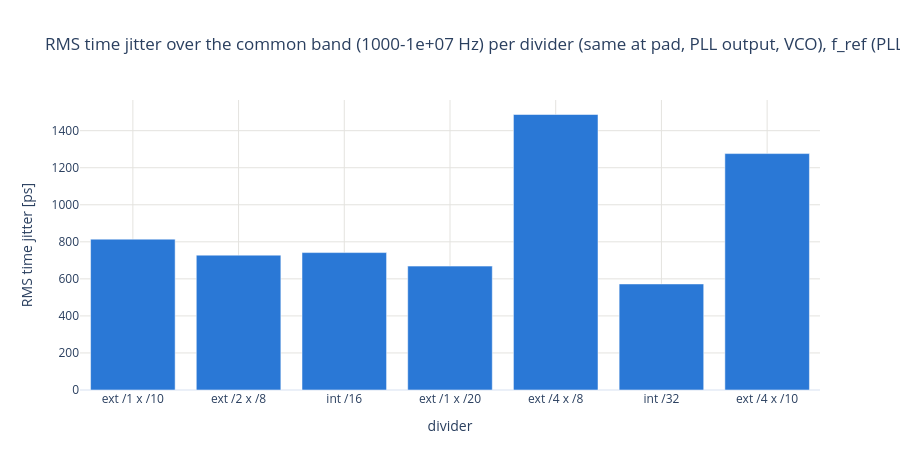

This figure's notebook cell:
### Code cell
# RMS jitter over the common band per divider (full curve): should be the same for every divider.
band = ok["common_band"].iloc[0] if len(ok) else ""
fig = go.Figure()
fig.add_bar(x=ok["divider"], y=ok["time_jitter_trace_common_ps"], name="full curve", marker_color="#2a78d6",
            customdata=np.c_[ok["total_div"], ok["f_out"] / 1e6, ok["carrier_dbm"]],
            hovertemplate=("full curve: %{y:.1f} ps<br>%{x} (/%{customdata[0]:.0f}, %{customdata[1]:g} MHz, "
                           "carrier %{customdata[2]:.1f} dBm)<extra></extra>"))
fig.update_layout(title=f"RMS time jitter over the common band ({band} Hz) per divider (same at pad, PLL output, VCO), {REF_TXT}", template="plotly_white",
                  height=470, legend=dict(orientation="h", y=-0.3))
fig.update_xaxes(title="divider", categoryorder="array", categoryarray=list(ok["divider"]), gridcolor=GRID)
fig.update_yaxes(title="RMS time jitter [ps]", gridcolor=GRID, rangemode="tozero")
save(fig, "jitter_common")

### Figure 1 — Plotly figure (JSON) as saved in the notebook; plotly's stock layout.template omitted (floating-point values rounded to 4 significant figures)
{"data": [{"customdata": [[10.0, 100.0, -1.22], [16.0, 62.5, 0.9677], [16.0, 62.5, 1.01], [20.0, 50.0, 0.214], [32.0, 31.25, -1.985], [32.0, 31.25, -1.478], [40.0, 25.0, -2.399]], "hovertemplate": "full curve: %{y:.1f} ps<br>%{x} (/%{customdata[0]:.0f}, %{customdata[1]:g} MHz, carrier %{customdata[2]:.1f} dBm)<extra></extra>", "marker": {"color": "#2a78d6"}, "name": "full curve", "type": "bar", "x": ["ext /1 x /10", "ext /2 x /8", "int /16", "ext /1 x /20", "ext /4 x /8", "int /32", "ext /4 x /10"], "y": [814.5, 728.1, 741.9, 668.8, 1487.0, 572.5, 1276.0]}], "layout": {"height": 470, "legend": {"orientation": "h", "y": -0.3}, "title": {"text": "RMS time jitter over the common band (1000-1e+07 Hz) per divider (same at pad, PLL output, VCO), f_ref (PLL input) 7.812 MHz: reference spurs at k x f_ref"}, "xaxis": {"categoryarray": ["ext /1 x /10", "ext /2 x /8", "int /16", "ext /1 x /20", "ext /4 x /8", "int /32", "ext /4 x /10"], "categoryorder": "array", "gridcolor": "#e4e3df", "title": {"text": "divider"}}, "yaxis": {"gridcolor": "#e4e3df", "rangemode": "tozero", "title": {"text": "RMS time jitter [ps]"}}}}
